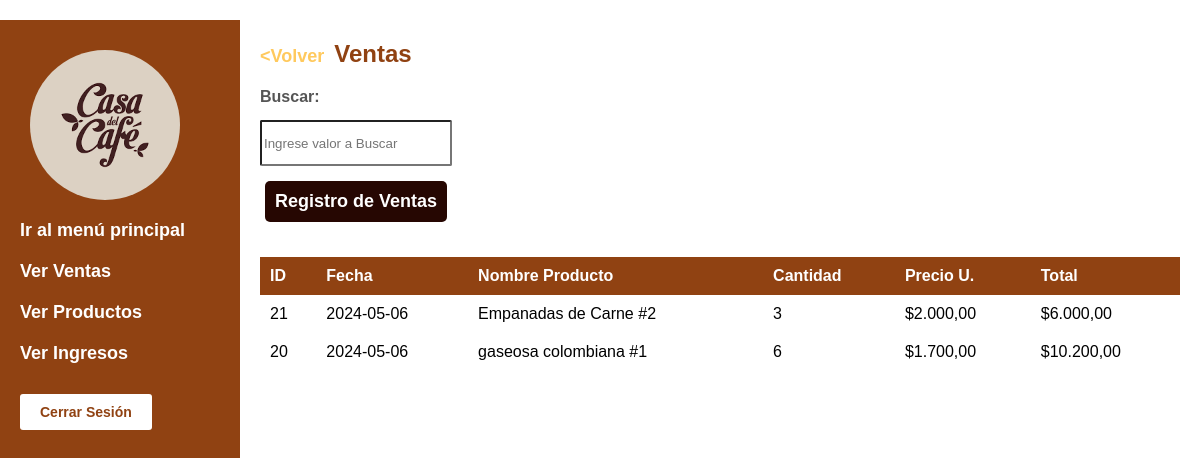
Page /cafeteria/Pages/verVentas.php (signed in) on the committed database.
### tables this page shows
CREATE TABLE IF NOT EXISTS `ventas` (
  `id_venta` int NOT NULL AUTO_INCREMENT,
  `id_producto` int DEFAULT NULL,
  `fecha` date DEFAULT NULL,
  `cantidad` int DEFAULT NULL,
  PRIMARY KEY (`id_venta`),
  KEY `id_producto` (`id_producto`)
);

CREATE TABLE IF NOT EXISTS `producto` (
  `id_producto` int NOT NULL,
  `nombre` varchar(255) NOT NULL,
  `precio` decimal(10,2) DEFAULT NULL,
  `imagen` mediumblob,
  `cantidad` int DEFAULT NULL,
  `presentacion` varchar(250) DEFAULT NULL,
  PRIMARY KEY (`id_producto`)
);

### includes/DAOS/db.php (called while the page is built, shortened)
<?php
class ConexionBD {
    private $servername = "db";
    private $username = "root";
    private $password = "root";
    private $database = "casa_del_cafe";
    private $conn;
    public function __construct() {
        $this->conn = new mysqli($this->servername, $this->username, $this->password, $this->database);
    }
    public function conexion(){
        return $this->conn;
    }
}
?>

### includes/DAOS/ventaDAO.php (called while the page is built, shortened)
<?php
require 'objets/Venta.php';
class VentaDAO {
    private $db;
    public function __construct(){
        $this->db = new ConexionBD();
    }
    public function obtener_todas_ventas() {
        $ventas = array();
        $query = "SELECT * FROM ventas";
        $resultado = mysqli_query($this->db->conexion(), $query);
        if ($resultado) {
            while ($fila = mysqli_fetch_assoc($resultado)) {
                $id_venta = $fila["id_venta"];
                $id_producto = $fila['id_producto'];
                $fecha = $fila['fecha'];
                $cantidad = $fila['cantidad'];
                $venta = new Venta($id_producto, $fecha, $cantidad, $id_venta);
                $ventas[] = $venta;
            }
        }
        return $ventas;
    }
}
?>

### includes/DAOS/objets/Venta.php (called while the page is built)
<?php
    class Venta {
    private $id_venta;
    private $id_producto;
    private $fecha;
    private $cantidad;
    public function __construct($id_producto, $fecha, $cantidad, $id_venta = null){
        $this->id_venta = $id_venta;
        $this->id_producto = $id_producto;
        $this->fecha = $fecha;
        $this->cantidad = $cantidad;
    }
    public function get_id_venta(){
        return $this->id_venta;
    }
    public function get_id_producto(){
        return $this->id_producto;
    }
    public function get_fecha(){
        return $this->fecha;
    }
    public function get_cantidad(){
        return $this->cantidad;
    }
    }
?>

### includes/DAOS/productoDAO.php (called while the page is built, shortened)
<?php
require 'objets/Producto.php';
class ProductoDAO {
    private $db;
    function __construct() {
        $this->db = new ConexionBD();
    }
    function obtener_producto_por_id($id) {
        $query = "SELECT * FROM producto WHERE id_producto = ?";
        $stmt = $this->db->conexion()->prepare($query);
        $stmt->bind_param("i", $id);
        if ($stmt->execute()) {
            $result = $stmt->get_result();
            if ($result->num_rows == 1) {
                $row = $result->fetch_assoc();
                return new Producto($row['nombre'], $row['precio'], $row['imagen'], $row['presentacion'], $row['cantidad'], $row['id_producto']);
            }
        }
        return null;
    }
}
?>

### includes/DAOS/objets/Producto.php (called while the page is built, shortened)
<?php
class Producto{
    private $id;
    private $nombre;
    private $precio;
    function __construct($nombre,$precio, $imagen, $presentacion, $cantidad = null, $id = null){
        $this->nombre=$nombre;
        $this->precio=$precio;
        $this->id=$id;
    }
    public function getNom(){
        return $this->nombre;
    }
    public function getPrecio(){
        return $this->precio;
    }
    public function getId(){
        return $this->id;
    }
}
?>

### cafeteria/Pages/verVentas.php (the view, shortened to what this page needs)
<!DOCTYPE html>
<html>
<head>
    <link rel="stylesheet" href="../../css/cafeteria_ver.css">
</head>
<body>
    <div class="sidebar">
        <img class="image-logo"
         alt="Casa del Café">
        <a href="../index.php">Ir al menú principal</a>
        <a href="verVentas.php">Ver Ventas</a>
        <a href="verProductos.php">Ver Productos</a>
        <a href="verIngresos.php">Ver Ingresos</a>
        <form action="registroProductos.php" method="POST">
            <input type="submit" value="Cerrar Sesión" formnovalidate>
        </form>
    </div>
    <div class="content">
        <h1><a class="back-link" href="../index.php">&lt;Volver</a>Ventas</h1>
        <div class="busqueda">
            <label for="buscador">Buscar: </label>
            <input type="text" name="buscador" id="buscador" onchange="busqueda()" placeholder="Ingrese valor a Buscar">
        </div>
        <?php
            if($_SESSION['rol'] != "empleado"){
                echo '<button class="btnRegistro"><a href="registroVentas.php">Registro de Ventas</a></button>';
            }
        ?>
        <table id="tablaVentas">
        <tr>
            <th>ID</th>
            <th>Fecha</th>
            <th>Nombre Producto</th>
            <th>Cantidad</th>
            <th>Precio U.</th>
            <th>Total</th>
        </tr>
        <?php
            $ventasDAO = new VentaDAO();
            $ventas = $ventasDAO->obtener_todas_ventas();
            $productoDAO = new ProductoDAO();
            foreach ($ventas as $venta) {
                $producto = $productoDAO->obtener_producto_por_id($venta->get_id_producto());
                $precioProducto = $producto->getPrecio();
                $precioTotal = $venta->get_cantidad() * $precioProducto;
                echo "<tr>";
                echo "<td>" . $venta->get_id_venta() . "</td>";
                echo "<td>" . $venta->get_fecha() . "</td>";
                echo "<td>" . $producto->getNom(). " #". $producto->getId() . "</td>";
                echo "<td>" . $venta->get_cantidad() . "</td>";
                echo "<td>" . "$". number_format($precioProducto, 2, ',', '.') . "</td>";
                echo "<td>" ." $" . number_format($precioTotal, 2, ',', '.') .  "</td>";
                echo "</tr>";
            }
        ?>
    </table>
    </div>
</body>
</html>

### css/cafeteria_ver.css (style rules this page uses)
:root { --primary-color: #FFC95D; --secondary-color: #904212; --third-color: #F28D33; --light-color: white; --contrast-color: #260702; }
body, html { margin: 0; padding: 0; font-family: Arial, sans-serif; height: 100%; }
body { background-color: var(--light-color); display: flex; align-items: center; justify-content: center; margin: 0; }
.back-link { text-decoration: none; color: var(--primary-color); font-size: 18px; font-weight: bold; margin-right: 10px; }
input[type="submit"] { background-color: var(--light-color); color: var(--secondary-color); padding: 10px 20px; margin-top: 20px; border: none; border-radius: 3px; font-weight: bold; cursor: pointer; font-size: 14px; }
.content { flex: 1; padding: 20px; height: 90%; }
h1 { font-size: 24px; margin: 0 0 20px; color: var(--secondary-color); }
label { display: block; text-align: left; margin: 20px 0; font-weight: bold; color: #555; }
.sidebar { width: 200px; height: 90%; background-color: var(--secondary-color); color: var(--light-color); padding: 20px; display: flex; flex-direction: column; align-items: left; text-align: left; }
.image-logo { border-radius: 50%; width: 150px; height: 150px; margin: 10px; }
a { text-decoration: none; color: var(--light-color); font-weight: bold; font-size: 18px; margin: 10px 0; }
.sidebar a { display: block; font-size: 18px; margin: 10px 0; color: var(--light-color); text-decoration: none; text-align: left; }
table { width: 100%; border-collapse: collapse; margin-top: 20px; }
th, td { padding: 10px; text-align: left; }
th { background-color: var(--secondary-color); color: var(--light-color); font-weight: bold; }
.btnRegistro { background-color: var(--contrast-color); padding: 10px 10px; border-radius: 5px; border: none; cursor: pointer; margin: 0px 0px 15px 5px; }
.busqueda { justify-content: center; align-items: center; }
.busqueda>input { height: 40px; width: 20%; border-radius: 2px; margin-bottom: 15px; margin-top: -6px; }

### rows in the picture
ventas: id_venta "21", fecha "2024-05-06", id_producto.nombre "Empanadas de Carne", id_producto.id_producto "2", cantidad "3", id_producto.precio "2.000,00", cantidad.precio "6.000,00"
ventas: id_venta "20", fecha "2024-05-06", id_producto.nombre "gaseosa colombiana", id_producto.id_producto "1", cantidad "6", id_producto.precio "1.700,00", cantidad.precio "10.200,00"
